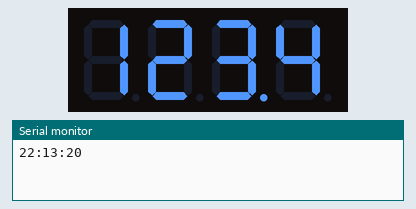
A sketch run on a simulated Arduino Uno, built with avr-gcc and run on an emulated ATmega328P. Shown: 4-digit seven-segment display, the last lines printed to the serial monitor. The local clock reads 2024-03-15 10:24:30 at power-on unless the sketch sets it.

Above: at 1.1 s.
At 2.1 s:
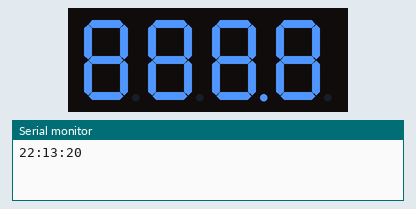
At 3.1 s:
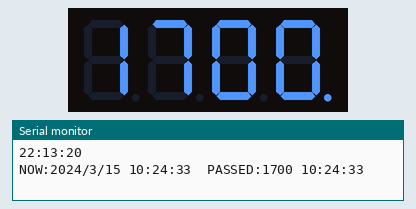

Measured:
- what the display in image 0 shows lasts 1.0 s, from 1.0 s to 2.0 s

The sketch:

dayscounter.ino
```cpp
#include <RTClib.h>
#include <SevSeg.h>

SevSeg sevseg;
RTC_DS3231 rtc;

DateTime dtBegin (2019, 7, 20, 0, 0, 0);
TimeSpan tsPassed;

void showInfo(const DateTime& dt) {
  Serial.print("NOW:");

  Serial.print(dt.year(), DEC);
  Serial.print('/');
  Serial.print(dt.month(), DEC);
  Serial.print('/');
  Serial.print(dt.day(), DEC);
  Serial.print(' ');
  Serial.print(dt.hour(), DEC);
  Serial.print(':');
  Serial.print(dt.minute(), DEC);
  Serial.print(':');
  Serial.print(dt.second(), DEC);

  Serial.print("\tPASSED:");
  Serial.print(tsPassed.days(), DEC);
  Serial.print(' ');
  Serial.print(tsPassed.hours(), DEC);
  Serial.print(':');
  Serial.print(tsPassed.minutes(), DEC);
  Serial.print(':');
  Serial.print(tsPassed.seconds(), DEC);

  Serial.println("");
}

//=========================================
//
//=========================================
void delayWithUpdate(uint32_t parDelay){
  uint32_t started=millis();
  while (millis()< started+parDelay){
    sevseg.refreshDisplay();
  }
}
//=========================
//=========================
void setup(){
  Serial.begin(9600);
  Serial.println(__TIME__);

  if (! rtc.begin()) {
        Serial.println("Couldn't find RTC");

        while (1);
  }

  delay(1000);


//rtc.adjust(DateTime(F(__DATE__), F(__TIME__)));


  byte numDigits = 4;
  byte digitPins[] = {7, 8, 9, 10};
  //SEG:  A B C D E F G .
  //PIN:  11  7 4 2 1 10  5 3
  //ARDU: 2 3 4 5 11  12  13  6
  //byte segmentPins[] = {2, 3, 4, 5, 11, 12, 13, 6};
  byte segmentPins[] = {2, 3, 4, 5, 11, 12, 13, 6};
  bool resistorsOnSegments = false; // 'false' means resistors are on digit pins
  byte hardwareConfig = COMMON_ANODE; // See README.md for options
  bool updateWithDelays = true; // Default 'false' is Recommended
  bool leadingZeros = false; // Use 'true' if you'd like to keep the leading zeros
  bool disableDecPoint = true; // Use 'true' if your decimal point doesn't exist or isn't connected

  sevseg.begin(hardwareConfig, numDigits, digitPins, segmentPins, resistorsOnSegments,
  updateWithDelays, leadingZeros, disableDecPoint);
  sevseg.setBrightness(-90);


  sevseg.setNumber(1234, 1);
  delayWithUpdate(1000);


  sevseg.setNumber(8888, 1);
  delayWithUpdate(1000);

}
//=========================
//=========================
void loop(){
  sevseg.refreshDisplay();

  DateTime now = rtc.now();

  tsPassed = now-dtBegin;

  static uint32_t nextReportMillis=0;
  static uint16_t prevDaysPassed=0;

  if (tsPassed.days() != prevDaysPassed){
    prevDaysPassed=tsPassed.days();
    sevseg.setNumber(prevDaysPassed, 0);
  }


  sevseg.refreshDisplay();

  if (millis()>nextReportMillis){
    showInfo(now);
    nextReportMillis=millis()+5000;
  }

}
```
